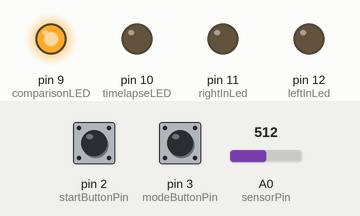
Recording of a sketch running on a simulated Arduino Uno, built with avr-gcc and run on an emulated ATmega328P. On the bench: output pins drawn as LEDs (lit = HIGH). The inputs (shaded band) are chosen by the test bench; at power-on: pin 2 (startButtonPin) LOW, pin 3 (modeButtonPin) LOW, A0 (sensorPin) = 512. What the sketch prints to the serial monitor is not drawn.

Above: at 1.2 s.
1.3 s: pin 2 (startButtonPin) pulled HIGH for 0.15 s
At 2.2 s:
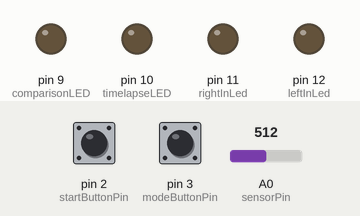
At 3.6 s:
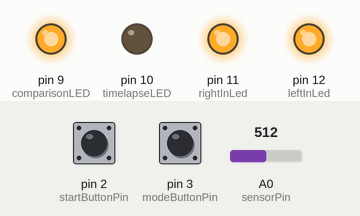
Timing chart, 0 to 10.4 s (numbered marks = the images above; inputs shaded):
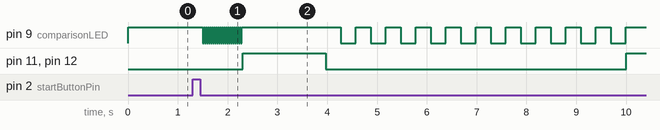

The sketch:

FluerecentLightMeter.ino
```cpp
/*
 FluerecentLightMeter
 It uses a TSL250R-LF light sensor to measure the light emitted from a protein
 sample. The LEDs trigger the sample (different light emitting proteins may be
 triggered by different wavelength, so a different LED color is needed) and it
 emits a fluorescent light. As the light sensor detects a wide band of
 wavelengths, a specific light filter is needed to let only the fluorescent
 light to pass to the light sensor, and to block the LED light. (A dark chamber
 or a dark place is needed in order to avoid external noise.)

 The circuit:
 * TSL250R-LF light sensor analog output pin attached to analog input 0
 * 10K resistor attached to analog input 0 from ground
 * Ground pin of the sensor to ground
 * Vcc pin of the sensor to +5V
 * LED anodes (long legs) attached to digital output 11 and 12
 * LED cathodes (short legs) attached to ground
 * Each LED has a 220ohm resistor to its anode
 * Push button attached to pin 2 from +5V
 * 10K resistor attached to pin 2 from ground


 Created by Anastasios Glaros

*/

// the number of the pushbutton pins
const int startButtonPin = 2;
const int modeButtonPin = 3;

const int timelapseLED = 10;
const int comparisonLED = 9;
const int leftInLed = 12;
const int rightInLed = 11;

const int m_size = 200;
const int meanFiltSize = 8;

int runs = 1;
int mode = 1;
int ledToggle = 0;
int startButton = 0;         // variable for reading the pushbutton status
int modeButton = 0;

int sensorPin = A0;    // select the input pin for the light sensor

float sensorValues[m_size];

void setup() {
  pinMode(startButtonPin, INPUT);
  pinMode(modeButtonPin, INPUT);

  // declare the ledPin as an OUTPUT:
  pinMode(timelapseLED, OUTPUT);
  pinMode(comparisonLED, OUTPUT);

  pinMode(leftInLed, OUTPUT);
  pinMode(rightInLed, OUTPUT);

  // start serial port at 9600 bps:
  Serial.begin(9600);

  //analogReference(INTERNAL);
  //digitalWrite(comparisonLED, HIGH);
  //digitalWrite(timelapseLED, LOW);
  checkMode();
}

void loop() {
  startButton = digitalRead(startButtonPin);
  modeButton = digitalRead(modeButtonPin);
  delay(150);

  if(modeButton == HIGH){
    if(mode == HIGH){
      mode = LOW;
      digitalWrite(comparisonLED, LOW);
      digitalWrite(timelapseLED, HIGH);
    }
    else{
      mode = HIGH;
      digitalWrite(comparisonLED, HIGH);
      digitalWrite(timelapseLED, LOW);
    }
  }

  if(startButton == HIGH){
    if(mode == HIGH){
      for(int i = 0; i < 20; i++){
        digitalWrite(comparisonLED, LOW);
        delay(20);
        digitalWrite(comparisonLED, HIGH);
        delay(20);
      }
      comparisonMode();
    }
    else{
      for(int i = 0; i < 20; i++){
        digitalWrite(timelapseLED, LOW);
        delay(20);
        digitalWrite(timelapseLED, HIGH);
        delay(20);
      }
      timelapseMode();
    }
    runs++;
    checkMode();
  }
}

void checkMode(){
  if(mode == HIGH){
    digitalWrite(comparisonLED, HIGH);
    digitalWrite(timelapseLED, LOW);
  }
  else{
    digitalWrite(comparisonLED, LOW);
    digitalWrite(timelapseLED, HIGH);
  }
  Serial.print("Run No. ");
  Serial.println(runs);
}

void comparisonMode(){
  long blinkMillis = 0;
  int blinkSpeed = 300;
  long samplingMillis = 0;

  memset(sensorValues, 0, sizeof(sensorValues));

  measurement(blinkMillis);

  for(int i = 0; i < 20;){
    if(millis() - samplingMillis > 10000){
      samplingMillis = millis();
      measurement(blinkMillis);
      i = i + 1;
      Serial.println(meanFilter());
      //minutes = sendData(minutes, interval_min);
    }
    blinkMillis = ledBlink(blinkMillis, blinkSpeed);

    //sendData();
  }
}

void timelapseMode(){
  int interval_min = 5;
  int minutes = 0;

  memset(sensorValues, 0, sizeof(sensorValues));

  long samplingMillis = 0;
  long blinkMillis = 0;
  int blinkSpeed = 300;

  measurement(blinkMillis);
  minutes = sendData(minutes, interval_min);

  for(int i = 0; i < 180;){
    if(millis() - samplingMillis > 300000){
      samplingMillis = millis();
      measurement(blinkMillis);
      i = i + 1;

      minutes = sendData(minutes, interval_min);
    }
    blinkMillis = ledBlink(blinkMillis, blinkSpeed);
  }
}

int sendData(int minutes, int interv){
  Serial.print(minutes);
  minutes = minutes + interv;
  Serial.print(" ");
  Serial.println(meanFilter());
  memset(sensorValues, 0, sizeof(sensorValues));
  return minutes;
}


void measurement(long blinkMillis) {
  digitalWrite(leftInLed, HIGH);   // Turn on the LEDs
  digitalWrite(rightInLed, HIGH);  // Turn on the LEDs
  delay(400);   // Put a small delay in order for the LEDs to physically turned on

  for(int i = 0; i < m_size; i++){
    int rd = analogRead(sensorPin);
    delay(5);
    //Serial.print(rd);
    //Serial.print(" ");
    insertionSort(rd, i);
    //blinkMillis = ledBlink(blinkMillis);
    //delay(10);
  }

  digitalWrite(leftInLed, LOW);   // Turn off the LEDs
  digitalWrite(rightInLed, LOW);
}


void insertionSort(int value, int i){
  if(i != 0){
    for(int c = i; c >= 0; c--){
      if(value >= sensorValues[c-1]){
        if(sensorValues[c] == 0){
          sensorValues[c] = value;
        }
      }
      else{
        sensorValues[c] = sensorValues[c-1];
        sensorValues[c-1] = value;
      }
    }
  }
  else {
    sensorValues[i] = value;
  }
}


float meanFilter(){
  //Serial.println();
  //for(int i = 0; i < m_size; i++){
  //  Serial.print(sensorValues[i]);
  //  Serial.print(" ");
  //}
  //Serial.println();
  float meanVal = 0;
  for(int i = (m_size / 2) - (meanFiltSize / 2); i < (m_size / 2) + (meanFiltSize / 2); i++){
    meanVal += sensorValues[i];
  }
  meanVal = meanVal / meanFiltSize;
  return meanVal;
}


long ledBlink(long blinkMillis, int blinkSpeed){
  if(millis() - blinkMillis > blinkSpeed){
    blinkMillis = millis();
    if(ledToggle){
      if(mode){
        digitalWrite(comparisonLED, LOW);
      }
      else{
        digitalWrite(timelapseLED, LOW);
      }
      ledToggle = 0;
    }
    else{
      if(mode){
        digitalWrite(comparisonLED, HIGH);
      }
      else{
        digitalWrite(timelapseLED, HIGH);
      }
      ledToggle = 1;
    }
  }
  return blinkMillis;
}
```

Measured:
- after the input at 1.3 s, pin 9 (comparisonLED): goes 19 × (LOW 0.02 s, HIGH 0.02 s), LOW 0.02 s, HIGH 2.0 s, 9 × (LOW 0.30 s, HIGH 0.30 s), LOW 0.30 s, then HIGH, starting after 0.20 s; pin 11 (rightInLed), pin 12 (leftInLed): LOW → HIGH after 1.0 s, → LOW 1.7 s later, → HIGH 6.0 s later
